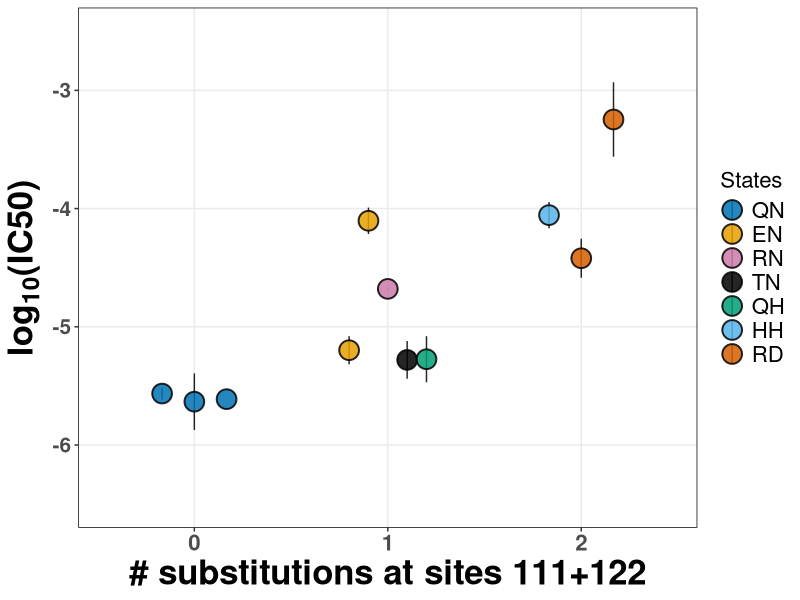
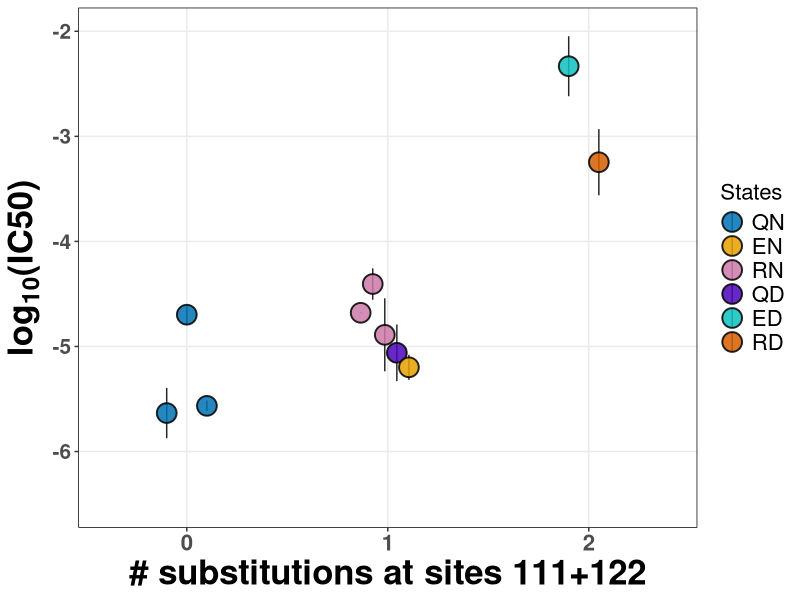
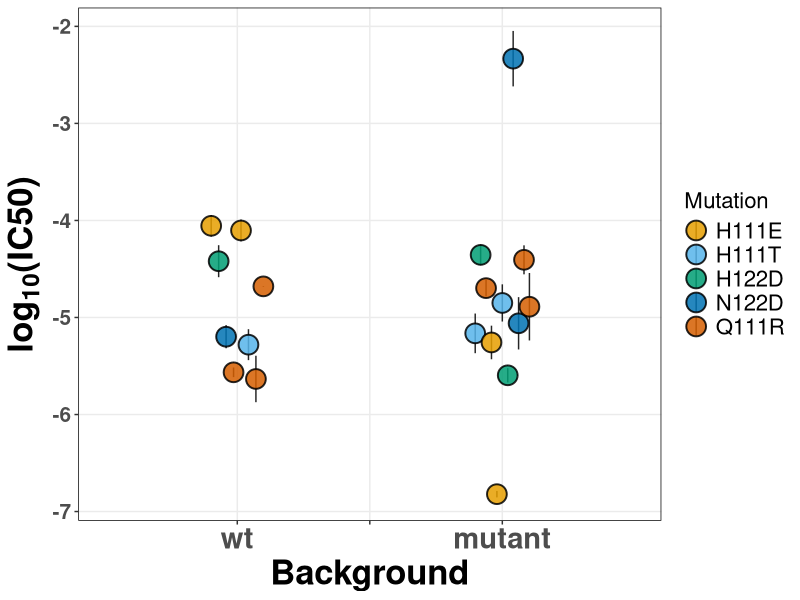
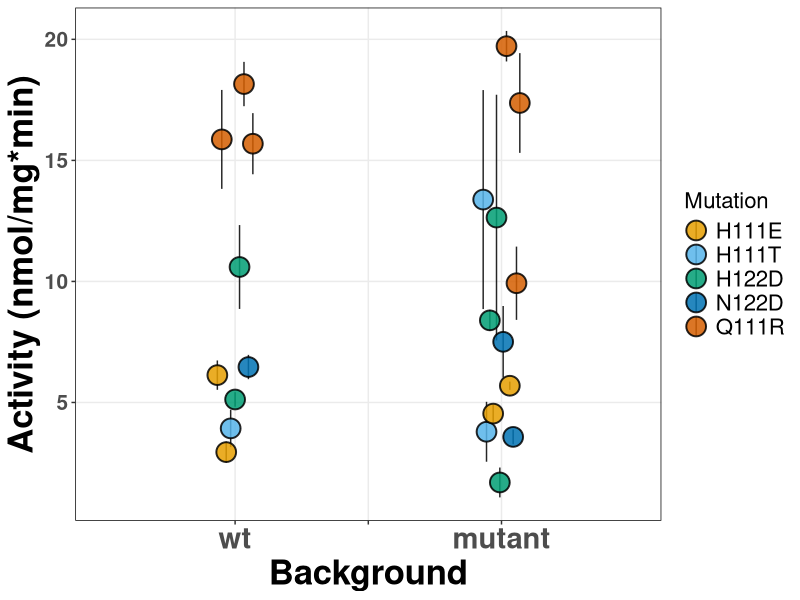
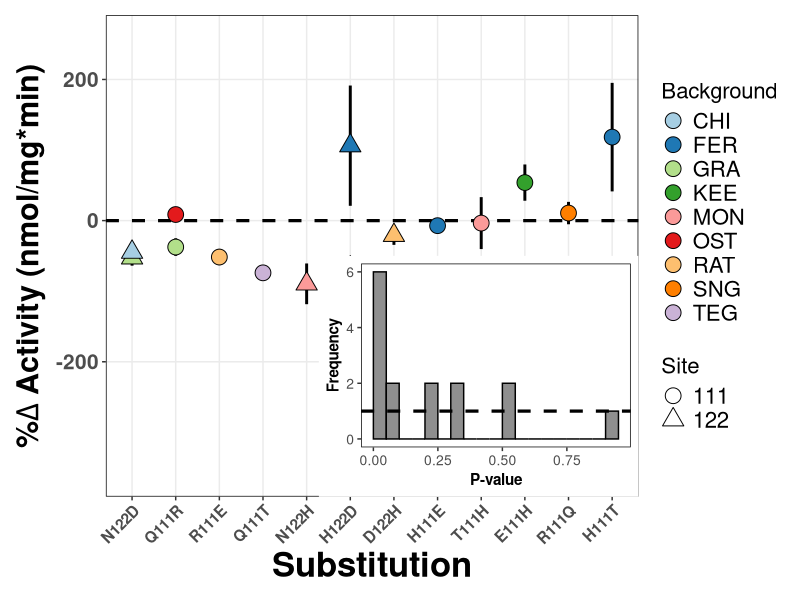
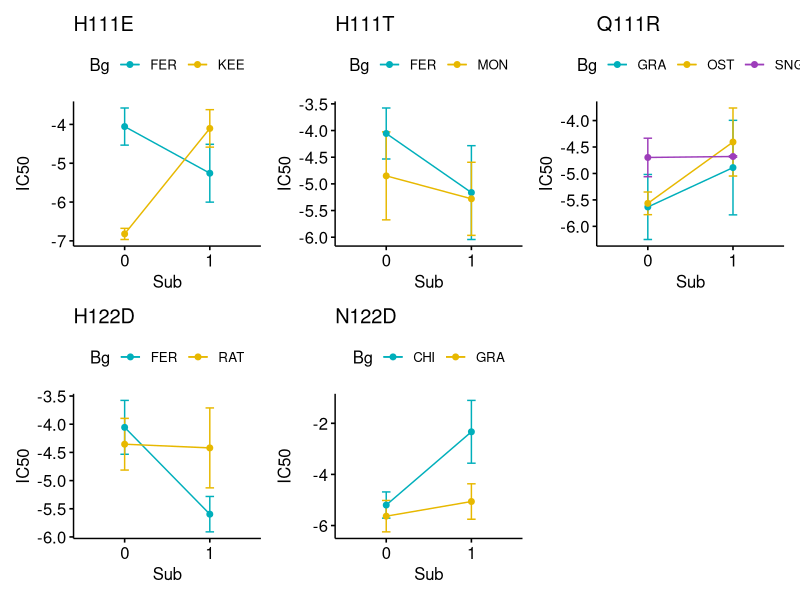
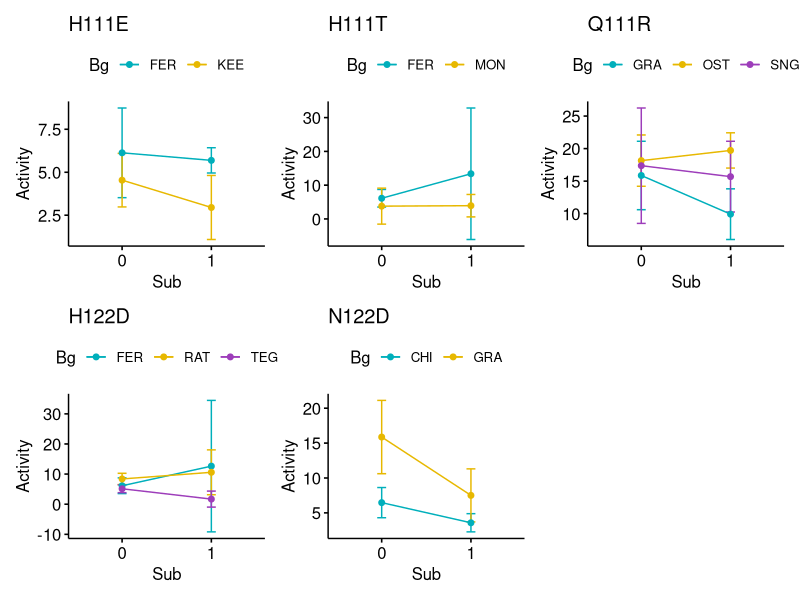

Write the R code that produced these figures, in order.
## ---- chunk 1
require("knitr")
knitr::opts_chunk$set(echo = TRUE)
knitr::opts_chunk$set(fig.width=5, fig.height=5)

# check for packages and install any that are missing
packages <- c("dplyr", "ggplot2", "ggrepel","patchwork","tidyr","RColorBrewer","ggpubr")
installed_packages <- packages %in% rownames(installed.packages())

if(any(installed_packages == F)) {
  install.packages(packages[!installed_packages])
}

# load packages
invisible(lapply(packages, library, character.only=TRUE))

## ---- chunk 2
data <- read.csv("../data/IC50_and_ATPase_Data.csv",h=TRUE)
data <- data[data$native=="YES",]

construct <- unique(data$construct)
meanIC50 <- c()
sd <- c()
se <- c()
ci95 <- c()
mutation <- c()

for(i in 1:length(construct)){
  t <- data[data$construct==construct[i],]
  meanIC50 <- c(meanIC50,mean(t$IC50))
  sd <- c(sd,(sd(t$IC50)))
  se_i <- sd(t$IC50)/sqrt(length(t$IC50)) #standard error of the mean
  se <- c(se,se_i)
  ciMult <- qt(0.025, length(t$IC50)-1,lower.tail = FALSE) # critical value of t for small samples (t[a/2], with a = 0.05)
  ci95_i <- se_i * ciMult 
  ci95 <- c(ci95,ci95_i)
  mutation <- c(mutation,unique(t$mutations_111.122))
}

data_sum <- data.frame(construct,meanIC50,sd,se,ci95,mutation)
data_sum$state <- c("RD","EN","HH","EN","TN","QH","QN","RN","QN","RD","QN")
data_sum$state <- factor(data_sum$state, levels=c("QN","EN","RN","TN","QH","HH","RD"))

#Plot
ggplot(data_sum,aes(x=factor(mutation),y=meanIC50),color=state) +
  #geom_point(size=4,aes(fill = state),shape=21,position = "jitter") + 
  #geom_jitter(shape=21, size=4,aes(fill = state),width = 0.15) +
  geom_pointrange(aes(ymin=meanIC50-se, ymax=meanIC50+se,fill=state), size=1.5,shape=21,alpha=0.85,
                  position=position_dodge2(width=0.5)) +
  scale_fill_manual(values = c("#0072B2","#E69F00","#CC79A7","#000000","#009E73","#56B4E9","#D55E00")) +
  labs(x = "# substitutions at sites 111+122", y = expression(bold(paste("log"["10"],"(IC50)"))),fill="States") +
  theme(
    panel.background = element_rect(fill = NA),
    panel.border = element_rect(linetype = 1, fill = NA),
    panel.grid.major = element_line(colour = "grey92"),
    axis.text.x = element_text(face="bold", size=16),
    axis.text.y = element_text(face="bold", size=15), 
    axis.title = element_text(face="bold", size=25)
  ) +
  scale_y_continuous(limits = c(-6.5,-2.5)) +
  theme(legend.box.background = element_blank(),
        legend.key = element_rect(fill = "white"),
        legend.text = element_text(size=16),
        legend.title = element_text(size=16)) #+
  #geom_text_repel(data=data_sum,aes(label=construct), color = 'grey40', box.padding = unit(0.35, "lines"), 
  #                point.padding = unit(0.5, "lines"),force=1,direction="both",size=6)
## ---- chunk 3
data <- read.csv("../data/IC50_and_ATPase_Data.csv",h=TRUE)

prots <- c("Sandgrouse","Sandgruse+R111Q","Leptodactylus_S",
           "Leptodactylus_S +N122D","Leptodactylus_S +Q111R",
           "Chinchilla","Chinchilla+N122D","Ostrich","Ostrich+Q111R",
           "Leptodatylus_R")
data <- data[data$construct %in% prots,]

construct <- unique(data$construct)
meanIC50 <- c()
sd <- c()
se <- c()
ci95 <- c()
mutation <- c()

for(i in 1:length(construct)){
  t <- data[data$construct==construct[i],]
  meanIC50 <- c(meanIC50,mean(t$IC50))
  sd <- c(sd,(sd(t$IC50)))
  se_i <- sd(t$IC50)/sqrt(length(t$IC50)) #standard error of the mean
  se <- c(se,se_i)
  ciMult <- qt(0.025, length(t$IC50)-1,lower.tail = FALSE) # critical value of t for small samples (t[a/2], with a = 0.05)
  ci95_i <- se_i * ciMult 
  ci95 <- c(ci95,ci95_i)
  mutation <- c(mutation,unique(t$mutations_111.122))
}

data_sum <- data.frame(construct,meanIC50,sd,se,ci95,mutation) %>% tidyr::drop_na(meanIC50)
data_sum$state <- c("EN","QN","RN","ED","RN","QN","QN","RN","QD","RD")
data_sum$state <- factor(data_sum$state, levels=c("QN","EN","RN","QD","ED","RD"))
data_sum$sp <- c("Chinchilla","Ostrich","Sandgrouse","Chinchilla","Ostrich","Sandgrouse","Leptodactylus","Leptodactylus",
             "Leptodactylus","Leptodactylus")

data_sum$new_x <- c(1.17,0.15,0.8,1.85,0.85,0,-0.15,0.85,0.9,2.1)

native_prots <- data_sum[c(1,2,3,7),]

#Plot
ggplot(data_sum,aes(x=new_x,y=meanIC50),color=state) +
    geom_pointrange(aes(ymin=meanIC50-se, ymax=meanIC50+se,fill=state), size=1.5,shape=21,alpha=0.85,
                    position=position_dodge2(width=0.3)) +
    scale_fill_manual(values = c("#0072B2","#E69F00","#CC79A7","#4c04b8","#0fbfbf","#D55E00")) +
    scale_x_continuous(limits = c(-0.4,2.4),breaks = c(0,1,2),labels = c("0","1","2")) +
    labs(x = "# substitutions at sites 111+122", y = expression(bold(paste("log"["10"],"(IC50)"))),fill="States") +
    theme(
      panel.background = element_rect(fill = NA),
      panel.border = element_rect(linetype = 1, fill = NA),
      panel.grid.major = element_line(colour = "grey92"),
      axis.text.x = element_text(face="bold", size=16),
      axis.text.y = element_text(face="bold", size=15), 
      axis.title = element_text(face="bold", size=25)
    ) +
    scale_y_continuous(limits = c(-6.5,-2)) +
    theme(legend.box.background = element_blank(),
          legend.key = element_rect(fill = "white"),
          legend.text = element_text(size=16),
          legend.title = element_text(size=16)) #+
  #geom_text_repel(data=data_sum,aes(label=construct), color = 'grey40', box.padding = unit(0.35, "lines"), 
  #                point.padding = unit(0.5, "lines"),force=1,direction="both",size=3)

## ---- chunk 4
data <- read.csv("../data/Five_cases_mutations.csv",h=TRUE)

construct <- unique(data$construct)
construct <- construct[!construct %in% c("f1_Xenodon","f2_Xenodon","Lepto_S2")] # remove "duplicated" wild types
meanIC50 <- c()
sd <- c() #standard deviation
se <- c()
ci95 <- c() #95% confidence interval
mutation <- c()
bg <- c()

is.integer0 <- function(x)
{
  is.integer(x) && length(x) == 0L
}

for(i in 1:length(construct)){
  t <- data[data$construct==construct[i],]
  meanIC50 <- c(meanIC50,mean(t$IC50))
  sd_i <- sd(t$IC50)
  sd <- c(sd,sd_i)
  se_i <- sd(t$IC50)/sqrt(length(t$IC50))
  se <- c(se,se_i)
  ciMult <- 1.960*(sd_i/sqrt(dim(t)[1])) #Z value for 95% confidence interval
  ci95_i <- sd_i * ciMult 
  ci95 <- c(ci95,ci95_i)
  mutation <- c(mutation,unique(t$State))
  if(is.integer0(grep("\\+[A-Z][0-9]+[A-Z]",unique(t$construct)))) bg <- c(bg,"wt")
  else bg <- c(bg,"mutant")
}

data_sum <- data.frame(construct,meanIC50,sd,se,ci95,mutation,bg)
data_sum <- data_sum[!(grepl("Tupinambis",data_sum$construct)),]
data_sum$bg <- factor(x = data_sum$bg, levels = c("wt","mutant"))
data_sum$new_x <- c(1.4,3.5,1.6,3.5,3.4,1.6,3.5,3.5,1.4,3.4,1.4,3.6,1.6,3.6,1.6,3.4,3.6,1.4,3.5)

#Plot
ggplot(data_sum,aes(x=new_x,y=meanIC50)) + 
  geom_pointrange(aes(ymin=meanIC50-se, ymax=meanIC50+se,fill=mutation), size=1.5,shape=21,alpha=0.85,
                  position=position_dodge2(width=0.45)) +
  scale_fill_manual(values = c("#E69F00","#56B4E9","#009E73","#0072B2", "#D55E00")) +
  scale_x_continuous(limits = c(0.5,4.5),breaks = c(1.5,2.5,3.5),labels = c("wt","","mutant")) +
  labs(x = "Background", y = expression(bold(paste("log"["10"],"(IC50)"))),fill="Mutation") +
  theme(
    panel.background = element_rect(fill = NA),
    panel.border = element_rect(linetype = 1, fill = NA),
    panel.grid.major = element_line(colour = "grey92"),
    axis.text.x = element_text(face="bold", size=21),
    axis.text.y = element_text(face="bold", size=15), 
    axis.title = element_text(face="bold", size=25)
  ) +
  theme(legend.box.background = element_blank(),
        legend.key = element_rect(fill = "white"),
        legend.text = element_text(size=16),
        legend.title = element_text(size=16))

## ---- chunk 5
data <- read.csv("../data/Five_cases_mutations.csv",h=TRUE)

construct <- unique(data$construct)
construct <- construct[!construct %in% c("f1_Xenodon","f2_Xenodon","Lepto_S2")] # remove "duplicated" wild types
meanActivity <- c()
sd <- c() #standard deviation
se <- c()
ci95 <- c() #95% confidence interval
mutation <- c()
bg <- c()

is.integer0 <- function(x)
{
  is.integer(x) && length(x) == 0L
}

for(i in 1:length(construct)){
  t <- data[data$construct==construct[i],]
  meanActivity <- c(meanActivity,mean(t$Activity))
  sd_i <- sd(t$Activity)
  sd <- c(sd,sd_i)
  se_i <- sd(t$Activity)/sqrt(length(t$Activity))
  se <- c(se,se_i)
  ciMult <- 1.960*(sd_i/sqrt(dim(t)[1])) #Z value for 95% confidence interval
  ci95_i <- sd_i * ciMult 
  ci95 <- c(ci95,ci95_i)
  mutation <- c(mutation,unique(t$State))
  if(is.integer0(grep("\\+[A-Z][0-9]+[A-Z]",unique(t$construct)))) bg <- c(bg,"wt")
  else bg <- c(bg,"mutant")
}

data_sum <- data.frame(construct,meanActivity,sd,se,ci95,mutation,bg)
data_sum$bg <- factor(x = data_sum$bg, levels = c("wt","mutant"))
data_sum$new_x <- c(1.4,3.6,1.5,3.5,3.4,1.5,3.4,3.5,1.5,3.5,1.5,3.4,1.5,3.5,1.4,3.6,1.6,3.6,3.5,1.6,3.6)

#Plot
ggplot(data_sum,aes(x=new_x,y=meanActivity)) + 
  geom_pointrange(aes(ymin=meanActivity-se, ymax=meanActivity+se,fill=mutation), size=1.5,shape=21,alpha=0.85,
                  position=position_dodge2(width=0.3)) +
  scale_fill_manual(values = c("#E69F00","#56B4E9","#009E73","#0072B2", "#D55E00")) +
  scale_x_continuous(limits = c(0.5,4.5),breaks = c(1.5,2.5,3.5),labels = c("wt","","mutant")) +
  labs(x = "Background", y = "Activity (nmol/mg*min)",fill="Mutation") +
  theme(
    panel.background = element_rect(fill = NA),
    panel.border = element_rect(linetype = 1, fill = NA),
    panel.grid.major = element_line(colour = "grey92"),
    axis.text.x = element_text(face="bold", size=21),
    axis.text.y = element_text(face="bold", size=15), 
    axis.title = element_text(face="bold", size=25)
  ) +
  theme(legend.box.background = element_blank(),
        legend.key = element_rect(fill = "white"),
        legend.text = element_text(size=16),
        legend.title = element_text(size=16))

## ---- chunk 6
data <- read.csv("../data/percent_activity_changes.csv",h=T)

#Standard error of the percent change of means
#https://stats.stackexchange.com/questions/376639/what-is-the-standard-error-of-the-difference-in-means-scaled-as-percent-differen
#https://www2.census.gov/programs-surveys/acs/tech_docs/accuracy/percchg.pdf
se_perc_change <- function(d1,d2){
  # d1 and d2 are the trplicate measurements of each construct
  m1 <- mean(d1)
  m2 <- mean(d2)
  se1 <- sd(d1)/sqrt(length(d1))
  se2 <- sd(d2)/sqrt(length(d2))
  
  a <- abs(m2/m1)
  b <- (se1^2)/(m1^2)
  c <- (se2^2)/(m2^2)
  
  print(paste("mean dif: ",m2-m1,"\n","%change: ",((m2-m1)/m1)*100))
  return(a*sqrt(b+c)*100)
}


p1 <- data %>%
  #arrange(recalc_.change) %>% # First sort by val. This sorts the dataframe but NOT the factor levels
  mutate(subs=factor(subs, levels=unique(subs))) %>%   # Update the factor levels
  ggplot(aes(x=subs,y=recalc_.change)) +
  geom_hline(yintercept=0, linetype="dashed", color="black", size=1.1) +
  geom_errorbar(aes(ymin = recalc_.change-SE_.change, ymax = recalc_.change+SE_.change),width = 0,color="black",size=1) +
  geom_point(aes(shape=factor(site),fill=Bg2),size=5) +
  scale_y_continuous(limits=c(-360,260)) +
  scale_fill_brewer(palette = "Paired") +
  scale_shape_manual(values = c(21,24)) +
  labs(x = "Substitution", y = expression(bold(paste("%",Delta, " Activity (nmol/mg*min)"))),shape="Site",fill="Background") +
  theme(
    panel.background = element_rect(fill = NA),
    panel.border = element_rect(linetype = 1, fill = NA),
    panel.grid.major = element_line(colour = "grey92"),
    axis.text.x = element_text(face="bold", size=11,angle = 45,hjust = 1),
    axis.text.y = element_text(face="bold", size=15), 
    axis.title.x = element_text(face="bold", size=25),
    axis.title.y = element_text(face="bold", size=22)
  ) +
  theme(legend.box.background = element_blank(),
        legend.key = element_rect(fill = "white"),
        legend.text = element_text(size=16),
        legend.title = element_text(size=16)) +
  guides(fill = guide_legend(override.aes=list(shape=21)))

brks <- hist(data$t.testp, breaks=15, plot=F)$breaks
p2 <- ggplot(data,aes(x=t.testp)) + 
  geom_histogram(binwidth=0.05,color="black", fill="gray56",stat="bin",breaks=brks) +
  labs(x = "P-value", y = "Frequency") +
  theme(
    panel.background = element_rect(fill = NA),
    panel.border = element_rect(linetype = 1, fill = NA),
    panel.grid.major = element_line(colour = "white"),
    axis.text.x = element_text(size=10),
    axis.text.y = element_text(size=10), 
    axis.title = element_text(face="bold", size=11)
  ) +
  geom_hline(yintercept=1, linetype="dashed", color="black", size=1.1)
 
p1 + inset_element(p2, left=0.4, bottom=0, right=1, top=0.5)

## ---- chunk 7
rev <- read.csv("../data/Reversibility.csv",h=T)
eq <- read.csv("../data/Equivalence.csv",h=T)

#H111E
h111e <- rev[rev$State=="H111E",]
h111e$Background <- as.factor(h111e$Background)
h111e$Sub <- as.factor(h111e$Sub)
h111e$Bg <- rep(c("FER","KEE"),each=6)

summary(aov(IC50 ~ Background * Sub, data = h111e))

a <- ggline(h111e, x = "Sub", y = "IC50", color = "Bg",
       add = c("mean_ci",  error.plot = "pointrange"),
       palette = c("#00AFBB", "#E7B800"),title="H111E")

a1 <- ggline(h111e, x = "Sub", y = "Activity", color = "Bg",
            add = c("mean_ci",  error.plot = "pointrange"),
            palette = c("#00AFBB", "#E7B800"),title="H111E")

#H111T
h111t <- rev[rev$State=="H111T",]
h111t$Background <- as.factor(h111t$Background)
h111t$Sub <- as.factor(h111t$Sub)
h111t$Bg <- rep(c("FER","MON"),each=6)

summary(aov(IC50 ~ Background * Sub, data = h111t))

b <- ggline(h111t, x = "Sub", y = "IC50", color = "Bg",
       add = c("mean_ci",  error.plot = "pointrange"),
       palette = c("#00AFBB", "#E7B800"),title="H111T")

b1 <- ggline(h111t, x = "Sub", y = "Activity", color = "Bg",
            add = c("mean_ci",  error.plot = "pointrange"),
            palette = c("#00AFBB", "#E7B800"),title="H111T")


#Q111R
q111r <- rev[rev$State=="Q111R",]
q111r$Background <- as.factor(q111r$Background)
q111r$Sub <- as.factor(q111r$Sub)
q111r$Bg <- rep(c("OST","GRA","SNG"),times=c(6,12,6))

anova(aov(IC50 ~ Background * Sub, data = q111r))

c <- ggline(q111r, x = "Sub", y = "IC50", color = "Bg",
       add = c("mean_ci",  error.plot = "pointrange"),
       palette = c("#00AFBB", "#E7B800","#9d3dba"),title="Q111R")

c1 <- ggline(q111r, x = "Sub", y = "Activity", color = "Bg",
            add = c("mean_ci",  error.plot = "pointrange"),
            palette = c("#00AFBB", "#E7B800","#9d3dba"),title="Q111R")

#H122D
h122d <- rev[rev$State=="H122D",]
h122d$Background <- as.factor(h122d$Background)
h122d$Sub <- as.factor(h122d$Sub)
h122d$Bg <- rep(c("FER","TEG","RAT"),each=6)

summary(aov(IC50 ~ Background * Sub, data = h122d[!(grepl("Tupinambis",h122d$construct)),]))

d <- h122d %>% slice(-c(7:12)) %>%
  ggline(., x = "Sub", y = "IC50", color = "Bg",
       add = c("mean_ci",  error.plot = "pointrange"),
       palette = c("#00AFBB", "#E7B800"),title="H122D")

d1 <- ggline(h122d, x = "Sub", y = "Activity", color = "Bg",
         add = c("mean_ci",  error.plot = "pointrange"),
         palette = c("#00AFBB", "#E7B800","#9d3dba"),title="H122D")

#N122D
n122d <- eq[eq$State=="N122D",]
n122d$Background <- as.factor(n122d$Background)
n122d$Sub <- as.factor(n122d$Sub)
n122d$Bg <- rep(c("GRA","CHI"),times=c(12,6))

summary(aov(IC50 ~ Background * Sub, data = n122d))

e <- ggline(n122d, x = "Sub", y = "IC50", color = "Bg",
       add = c("mean_ci",  error.plot = "pointrange"),
       palette = c("#00AFBB", "#E7B800"),title="N122D")

e1 <- ggline(n122d, x = "Sub", y = "Activity", color = "Bg",
            add = c("mean_ci",  error.plot = "pointrange"),
            palette = c("#00AFBB", "#E7B800"),title="N122D")


# PLOT
a+b+c+d+e
a1+b1+c1+d1+e1
